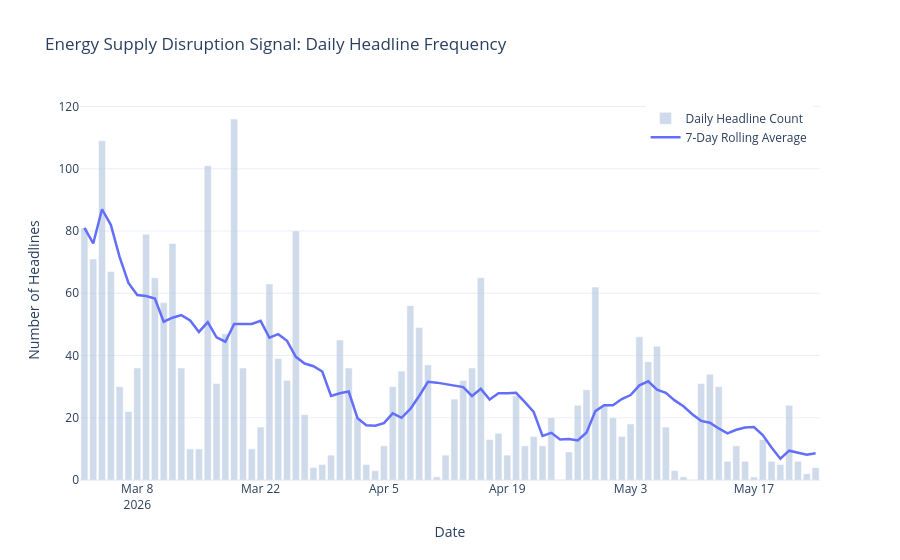

The notebook cell this image was saved under:
### Code cell
# Add a rolling average to smooth daily volatility
daily_counts['rolling_7d'] = daily_counts['headline_count'].rolling(window=7, min_periods=1).mean()

fig = go.Figure()

fig.add_trace(go.Bar(
    x=daily_counts['date'],
    y=daily_counts['headline_count'],
    name='Daily Headline Count',
    marker_color='lightsteelblue',
    opacity=0.6
))

fig.add_trace(go.Scatter(
    x=daily_counts['date'],
    y=daily_counts['rolling_7d'],
    name='7-Day Rolling Average',
    line=dict(color='#636EFA', width=2.5)
))

fig.update_layout(
    title='Energy Supply Disruption Signal: Daily Headline Frequency',
    xaxis_title='Date',
    yaxis_title='Number of Headlines',
    template='plotly_white',
    legend=dict(yanchor='top', y=0.99, xanchor='right', x=0.99)
)

fig.show()
